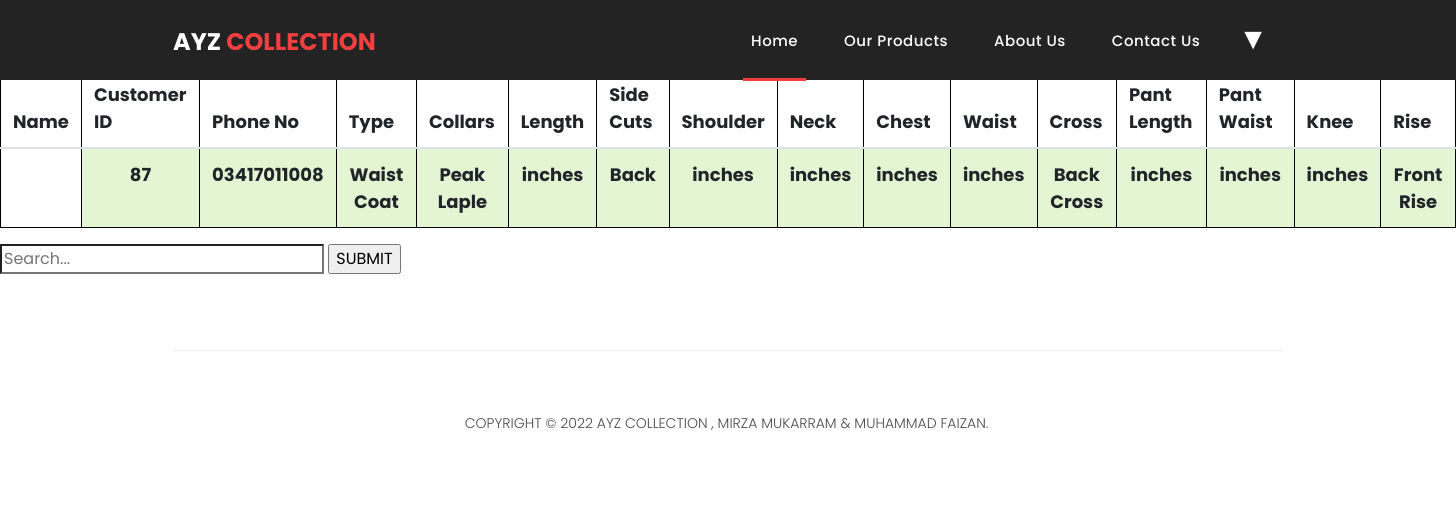
The page /Table on the database its author committed.
### database_design.py (models this page shows)
class Customer(db.Model):
    __Tablename__ = 'Customer'
    cus_id = db.Column(db.Integer, primary_key=True)
    name = db.Column(db.String(30))
    phone_no = db.Column(db.String(15), nullable=False)
    Type = db.Column(db.String(15), nullable=True)
    Collars = db.Column(db.String(15), nullable=True)
    Side_cuts = db.Column(db.String(15), nullable=True)
    Plates = db.Column(db.String(15), nullable=True)
    Length = db.Column(db.String(15), nullable=True)
    Shoulder = db.Column(db.String(15), nullable=True)
    Neck = db.Column(db.String(15), nullable=True)
    Chest = db.Column(db.String(15), nullable=True)
    Waist = db.Column(db.String(15), nullable=True)
    Crosses = db.Column(db.String(15), nullable=True)
    Pant_Length = db.Column(db.String(15), nullable=True)
    Pant_Waist = db.Column(db.String(15), nullable=True)
    Knee = db.Column(db.String(15), nullable=True)
    Rises = db.Column(db.String(15), nullable=True)
    def json(self):
        return {'cus_id': self.cus_id,
                'name': self.name,
                'phone_no': self.phone_no,
                'Type': self.Type,
                'Collars': self.Collars,
                'Side_cuts': self.Side_cuts,
                'Plates': self.Plates,
                'Length': self.Length,
                'Shoulder': self.Shoulder,
                'Neck': self.Neck,
                'Chest': self.Chest,
                'Waist': self.Waist,
                'Crosses': self.Crosses,
                'Pant_Length': self.Pant_Length,
                'Pant_Waist': self.Pant_Waist,
                'Knee': self.Knee,
                'Rise': self.Rises,
                }

### test.py (the view)
@app.route("/Table", methods=['GET', 'POST'])
def show_customer_entries():
    result = get_all_customers()
    return render_template('Table.html', books=result)

### database_design.py (called while the page is built)
def get_all_customers():
    return [Customer.json(customer) for customer in Customer.query.all()]

### templates/Table.html (shortened to what this page needs)
<html lang="en">
<head>
</head>
<body>
</body>
</html>
<!DOCTYPE html>
<html lang="en">
<head>
    <link href="static/css/bootstrap.min.css" rel="stylesheet">
    <link rel="stylesheet" href="static/css/fontawesome.css">
    <link rel="stylesheet" href="static/css/templatemo-sixteen.css">
    <link rel="stylesheet" href="static/css/owl.css">
</head>
<body>
<header class="">
    <nav class="navbar navbar-expand-lg">
        <div class="container">
            <a class="navbar-brand" href="{{url_for('login')}}"><h2>AYZ <em>COLLECTION</em></h2></a>
            <div class="collapse navbar-collapse" id="navbarResponsive">
                <ul class="navbar-nav ml-auto">
                    <li class="nav-item active">
                        <a class="nav-link" href="{{url_for('home')}}">Home
                        </a>
                    </li>
                    <li class="nav-item">
                        <a class="nav-link" href="{{url_for('product')}}">Our Products</a>
                    </li>
                    <li class="nav-item">
                        <a class="nav-link" href="{{url_for('about')}}">About Us</a>
                    </li>
                    <li class="nav-item">
                        <a class="nav-link" href="{{url_for('contact')}}">Contact Us</a>
                    </li>
                    <li class="nav-item">
                        <div class="dropdown">
                            <span class="dropbtn">&#9660</span>
                        </div>
                    </li>
                </ul>
            </div>
        </div>
    </nav>
</header>
<section>
    <h1>Suit Sizes</h1>
    <table id='table'>
        <table class="table">
            <thead>
            <tr>
                <th scope="col">Name</th>
                <th scope="col">Customer ID</th>
                <th scope="col">Phone No</th>
                <th scope="col">Type</th>
                <th scope="col">Collars</th>
                <th scope="col">Length</th>
                <th scope="col">Side Cuts</th>
                <th scope="col">Shoulder</th>
                <th scope="col">Neck</th>
                <th scope="col">Chest</th>
                <th scope="col">Waist</th>
                <th scope="col">Cross</th>
                <th scope="col">Pant Length</th>
                <th scope="col">Pant Waist</th>
                <th scope="col">Knee</th>
                <th scope="col">Rise</th>
            </tr>
            </thead>
            {% for book in books %}
            <tr>
                <th scope="row">{{book.name}}</th>
                <td>{{book.cus_id}}
                </td>
                <td>{{book.phone_no}}
                </td>
                <td>{{book.Type}}
                </td>
                <td>{{book.Collars}}
                </td>
                <td>{{book.Length}}
                </td>
                <td>{{book.Side_cuts}}
                </td>
                <td>{{book.Shoulder}}
                </td>
                <td>{{book.Neck}}
                </td>
                <td>{{book.Chest}}
                </td>
                <td>{{book.Waist}}
                </td>
                <td>{{book.Crosses}}
                </td>
                <td>{{book.Pant_Length}}
                </td>
                <td>{{book.Pant_Waist}}
                </td>
                <td>{{book.Knee}}
                </td>
                <td>{{book.Rise}}
                </td>
            </tr>
            {% endfor %}
        </table>
</section>
<form action="/form2" method="POST">
  <input type="search" id="query" name="q"
   placeholder="Search..."
   aria-label="Search through site content">
  <input type="submit" onclick="validateForm()" value="SUBMIT" name="submit1"/>
</form>
<footer>
    <div class="container">
        <div class="row">
            <div class="col-md-12">
                <div class="inner-content">
                    <p>Copyright &copy; 2022 AYZ COLLECTION , MIRZA MUKARRAM & MUHAMMAD FAIZAN.
                           </p>
                </div>
            </div>
        </div>
    </div>
</footer>
</body>
</html>

### static/css/templatemo-sixteen.css (style rules this page uses)
body { font-family: 'Poppins', sans-serif; overflow-x: hidden; text-rendering: optimizeLegibility; -webkit-font-smoothing: antialiased; -moz-osx-font-smoothing: grayscale; }
p { margin-bottom: 0px; font-size: 14px; font-weight: 300; color: #4a4a4a; line-height: 24px; }
a { text-decoration: none!important; }
ul { padding: 0; margin: 0; list-style: none; }
h1,h2,h3,h4,h5,h6 { margin: 0px; }
header { position: absolute; z-index: 99999; width: 100%; height: 80px; background-color: #232323; -webkit-transition: all 0.3s ease-in-out 0s; -moz-transition: all 0.3s ease-in-out 0s; -o-transition: all 0.3s ease-in-out 0s; transition: all 0.3s ease-in-out 0s; }
header .navbar { padding: 17px 0px; }
.navbar .navbar-brand { float: left; margin-top: -12px; outline: none; }
.navbar .navbar-brand h2 { color: #fff; text-transform: uppercase; font-size: 24px; font-weight: 700; -webkit-transition: all .3s ease 0s; -moz-transition: all .3s ease 0s; -o-transition: all .3s ease 0s; transition: all .3s ease 0s; }
.navbar .navbar-brand h2 em { font-style: normal; color: #f33f3f; }
#navbarResponsive { z-index: 999; }
.navbar-collapse { text-align: center; }
.navbar .navbar-nav .nav-item { margin: 0px 15px; }
.navbar .navbar-nav a.nav-link { text-transform: capitalize; font-size: 15px; font-weight: 500; letter-spacing: 0.5px; color: #fff; transition: all 0.5s; margin-top: 5px; }
.navbar .navbar-nav .nav-link:hover, .navbar .navbar-nav .active>.nav-link, .navbar .navbar-nav .nav-link.active, .navbar .navbar-nav .nav-link.show, .navbar .navbar-nav .show>.nav-link { color: #fff; padding-bottom: 25px; border-bottom: 3px solid #f33f3f; }
footer { text-align: center; }
footer .inner-content { border-top: 1px solid #eee; margin-top: 60px; padding: 60px 0px; }
footer .inner-content p { text-transform: uppercase; }
.dropbtn { border-radius: 10px; color: white; margin-top: 9%; font-size: 30px; border: none; }
.dropdown { position: relative; display: inline-block; }

### templates/Table.html (style rules this page uses)
table { margin: 0 auto; margin-top:10px; font-size: large; border: 1px solid black; }
h1 { text-align: center; color: #006600; font-size: large; font-family: 'Gill Sans', 'Gill Sans MT', ' Calibri', 'Trebuchet MS', 'sans-serif'; }
td { background-color: #E4F5D4; border: 1px solid black; }
th, td { font-weight: bold; border: 1px solid black; padding: 10px; text-align: center; }
td { font-weight: bold; }

### rows shown on the page
Customer: cus_id "87", phone_no "03417011008", Type "Waist Coat", Collars "Peak Laple", Length "inches", Side_cuts "Back", Shoulder "inches", Neck "inches", Chest "inches", Waist "inches", Crosses "Back Cross", Pant_Length "inches", Pant_Waist "inches", Knee "inches", Rise "Front Rise"
